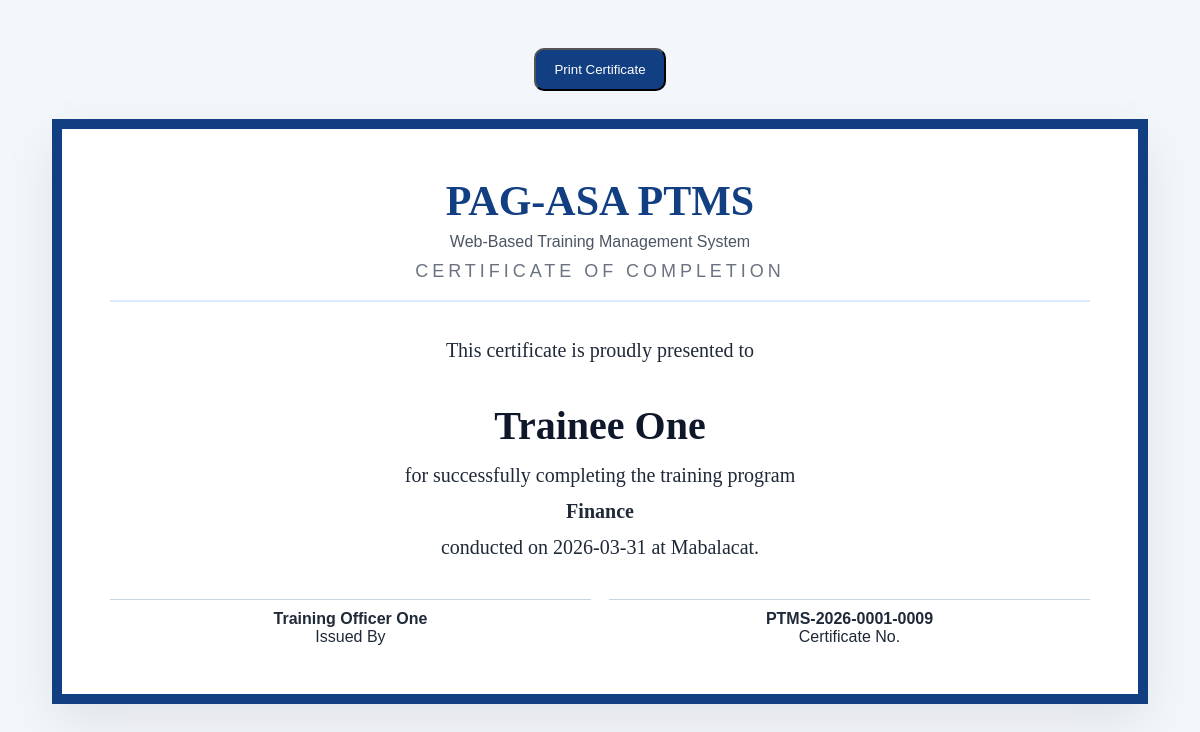
Page /modules/certificate_view.php?training_id=1&user_id=9 (signed in) on the committed database.
### tables this page shows
CREATE TABLE `certificates` (
  `id` int(11) NOT NULL,
  `training_id` int(11) NOT NULL,
  `user_id` int(11) NOT NULL,
  `issued_by` int(11) NOT NULL,
  `certificate_no` varchar(50) NOT NULL,
  `issued_at` datetime NOT NULL DEFAULT current_timestamp(),
  `completion_date` date DEFAULT NULL,
  `remarks` varchar(255) DEFAULT NULL,
  `is_revoked` tinyint(1) NOT NULL DEFAULT 0,
  `revoked_at` datetime DEFAULT NULL
);

CREATE TABLE `users` (
  `id` int(11) NOT NULL,
  `employee_no` varchar(30) NOT NULL,
  `full_name` varchar(120) NOT NULL,
  `username` varchar(60) NOT NULL,
  `email` varchar(120) DEFAULT NULL,
  `contact_no` varchar(20) DEFAULT NULL,
  `password_hash` varchar(255) NOT NULL,
  `role` enum('admin','training_officer','employee','trainee') NOT NULL,
  `department` varchar(120) NOT NULL,
  `position_title` varchar(120) NOT NULL,
  `is_active` tinyint(1) NOT NULL DEFAULT 1,
  `created_at` timestamp NOT NULL DEFAULT current_timestamp(),
  `must_change_password` tinyint(1) NOT NULL DEFAULT 0,
  `password_updated_at` datetime DEFAULT NULL,
  `last_password_change` datetime DEFAULT NULL,
  `employee_dashboard_enabled` tinyint(1) NOT NULL DEFAULT 0
);

CREATE TABLE `trainings` (
  `id` int(11) NOT NULL,
  `title` varchar(180) NOT NULL,
  `description` text DEFAULT NULL,
  `schedule_date` date NOT NULL,
  `start_time` time NOT NULL,
  `end_time` time NOT NULL,
  `venue` varchar(180) DEFAULT NULL,
  `trainer_user_id` int(11) DEFAULT NULL,
  `capacity` int(11) NOT NULL DEFAULT 20,
  `created_by` int(11) DEFAULT NULL,
  `created_at` timestamp NOT NULL DEFAULT current_timestamp()
);

### modules/certificate_view.php (the view, shortened to what this page needs)
<?php
require_once __DIR__ . '/../config/db.php';
$trainingId = (int)($_GET['training_id'] ?? 0);
$userId = (int)($_GET['user_id'] ?? 0);
$stmt = $conn->prepare("\n    SELECT\n        c.certificate_no, c.issued_at, c.completion_date, c.is_revoked,\n        t.id AS training_id, t.title, t.schedule_date, t.venue,\n        u.full_name AS participant_name, u.employee_no,\n        issuer.full_name AS issued_by_name,\n        owner.trainer_user_id\n    FROM certificates c\n    INNER JOIN trainings t ON t.id = c.training_id\n    INNER JOIN trainings owner ON owner.id = c.training_id\n    INNER JOIN users u ON u.id = c.user_id\n    INNER JOIN users issuer ON issuer.id = c.issued_by\n    WHERE c.training_id = ? AND c.user_id = ?\n    LIMIT 1\n");
$stmt->bind_param('ii', $trainingId, $userId);
$stmt->execute();
$certificate = $stmt->get_result()->fetch_assoc();
?>
<!DOCTYPE html>
<html lang="en">
<head>
</head>
<body>
    <div class="toolbar">
        <button class="btn" onclick="window.print()">Print Certificate</button>
    </div>
    <div class="wrap">
        <div class="top">
            <h1>PAG-ASA PTMS</h1>
            <p>Web-Based Training Management System</p>
            <div class="title">CERTIFICATE OF COMPLETION</div>
        </div>
        <div class="content">This certificate is proudly presented to</div>
        <div class="name"><?= htmlspecialchars($certificate['participant_name'], ENT_QUOTES, 'UTF-8'); ?></div>
        <div class="content">
            for successfully completing the training program<br>
            <strong><?= htmlspecialchars($certificate['title'], ENT_QUOTES, 'UTF-8'); ?></strong><br>
            conducted on <?= htmlspecialchars($certificate['completion_date'] ?: $certificate['schedule_date'], ENT_QUOTES, 'UTF-8'); ?>
            at <?= htmlspecialchars($certificate['venue'] ?: 'PAG-ASA Training Venue', ENT_QUOTES, 'UTF-8'); ?>.
        </div>
        <div class="meta">
            <div class="meta-box">
                <strong><?= htmlspecialchars($certificate['issued_by_name'], ENT_QUOTES, 'UTF-8'); ?></strong><br>
                Issued By
            </div>
            <div class="meta-box">
                <strong><?= htmlspecialchars($certificate['certificate_no'], ENT_QUOTES, 'UTF-8'); ?></strong><br>
                Certificate No.
            </div>
        </div>
    </div>
</body>
</html>

### modules/certificate_view.php (style rules this page uses)
body { font-family:Georgia,serif;background:#f3f6fb;margin:0;padding:30px;color:#1f2937 }
.wrap { max-width:980px;margin:0 auto;background:#fff;border:10px solid #123e82;padding:48px;box-shadow:0 20px 50px rgba(0,0,0,.08) }
.top { text-align:center;border-bottom:2px solid #dbeafe;padding-bottom:18px;margin-bottom:30px }
.top h1 { margin:0;color:#123e82;font-size:42px }
.top p { margin:8px 0 0;font-family:Arial,sans-serif;color:#4b5563 }
.title { text-align:center;font-size:18px;letter-spacing:.22em;margin-top:10px;color:#6b7280;font-family:Arial,sans-serif }
.name { text-align:center;font-size:40px;margin:34px 0 8px;color:#0f172a;font-weight:bold }
.content { text-align:center;font-size:20px;line-height:1.8 }
.meta { margin-top:34px;display:grid;grid-template-columns:1fr 1fr;gap:18px;font-family:Arial,sans-serif }
.meta-box { border-top:1px solid #cbd5e1;padding-top:10px;text-align:center }
.toolbar { text-align:center;margin:18px 0 28px }
.btn { display:inline-block;padding:12px 18px;background:#123e82;color:#fff;text-decoration:none;border-radius:10px;font-family:Arial,sans-serif }

### rows in the picture
certificates: user.full_name "Trainee One", training.title "Finance", completion_date "2026-03-31", training.venue "Mabalacat", issued_by.full_name "Training Officer One", certificate_no "PTMS-2026-0001-0009"
